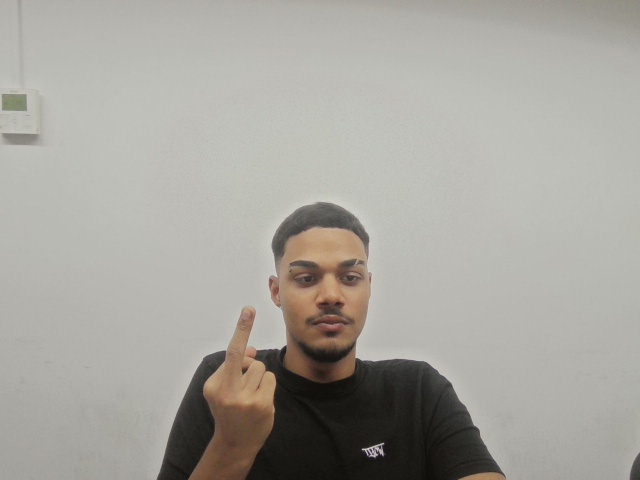
#> input picture projeto_ginasio/dados/faces/1.jpg, 640 x 480 px; its folder holds only this picture in this run
$ python -i fundo.py   (imports and definitions only)
#> lines starting #> are read from the running program, lines starting #| are printed output that depends on the picture
### projeto_ginasio/config.py
import os
import sys

APP_NAME = "FitControl"
MODULO_DIR = os.path.dirname(os.path.abspath(__file__))
PROJECT_ROOT = os.path.dirname(MODULO_DIR)
EXEC_DIR = os.path.dirname(os.path.abspath(sys.executable)) if getattr(sys, "frozen", False) else PROJECT_ROOT
RESOURCE_ROOT = getattr(sys, "_MEIPASS", PROJECT_ROOT)

# Pasta onde ficam os dados graváveis da aplicação
DADOS = (
    os.path.join(EXEC_DIR, "dados")
    if getattr(sys, "frozen", False)
    else os.path.join(MODULO_DIR, "dados")
)
PASTA_ARQUIVOS = os.path.join(DADOS, "arquivos")
PASTA_FACES = os.path.join(DADOS, "faces")
PASTA_CAPTURAS = os.path.join(DADOS, "capturas")
PASTA_VIDEOS = os.path.join(DADOS, "videos")
PASTA_RELATORIOS = os.path.join(DADOS, "relatorios")

for pasta in (DADOS, PASTA_ARQUIVOS, PASTA_FACES, PASTA_CAPTURAS, PASTA_VIDEOS, PASTA_RELATORIOS):
    os.makedirs(pasta, exist_ok=True)

# Caminhos de arquivos JSON (mantidos para compatibilidade durante migração)
ARQUIVO = os.path.join(DADOS, "alunos.json")
ARQUIVO_LOG = os.path.join(DADOS, "logs.txt")
ARQUIVO_PAGAMENTOS = os.path.join(DADOS, "pagamentos.json")
ARQUIVO_PRESENCAS = os.path.join(DADOS, "presencas.json")
ARQUIVO_ALUNOS_EXCLUIDOS = os.path.join(DADOS, "alunos_excluidos.json")
ARQUIVO_FUNCIONARIOS = os.path.join(DADOS, "funcionarios.json")
ARQUIVO_HISTORICO_ACESSOS = os.path.join(DADOS, "historico_acessos.json")

### interface_grafica/constants.py
import customtkinter as ctk

from interface_grafica.utils import ler_preferencia, guardar_preferencia

PLANOS = ["Diário", "Mensal", "Trimestral", "Anual"]
VERSAO = "5.0"


# cores
# ======================================================
_ESCURO = {
    "bg": "#09090c",
    "sidebar": "#0e0e12",
    "surface": "#141419",
    "surface_alt": "#1c1c23",
    "surface_hover": "#23232c",
    "border": "#24242d",
    "border_forte": "#33333e",
    "text": "#f3f3f6",
    "muted": "#8b8b98",
    "subtle": "#5d5d6b",
    "accent": "#3ee59a",
    "accent_hover": "#31cc87",
    "accent_suave": "#15281f",
    "on_accent": "#04120b",
    "magenta": "#ff3d8b",
    "violet": "#8f7cff",
    "amber": "#ffb547",
    "cyan": "#4cc9f0",
    "danger": "#ff5468",
    "danger_hover": "#e8455a",
    "danger_suave": "#2a1418",
    "warning": "#ffb547",
    "input_bg": "#101015",
    "table_alt": "#17171d",
    "table_select": "#1f3329",
    "sombra": "#000000",
    "seg_sel": "#2e2e3a",
}

_CLARO = {
    "bg": "#eeeef2",
    "sidebar": "#f8f8fa",
    "surface": "#ffffff",
    "surface_alt": "#f1f1f5",
    "surface_hover": "#e8e8ee",
    "border": "#e1e1e8",
    "border_forte": "#cfcfd9",
    "text": "#121217",
    "muted": "#6b6b78",
    "subtle": "#a0a0ad",
    "accent": "#0fa968",
    "accent_hover": "#0c9159",
    "accent_suave": "#e2f6ec",
    "on_accent": "#ffffff",
    "magenta": "#e0287a",
    "violet": "#6a55f0",
    "amber": "#d98a00",
    "cyan": "#0a8fb3",
    "danger": "#e5354a",
    "danger_hover": "#c92a3e",
    "danger_suave": "#fde8eb",
    "warning": "#d98a00",
    "input_bg": "#f7f7fa",
    "table_alt": "#f8f8fb",
    "table_select": "#dcf3e7",
    "sombra": "#c9c9d3",
    "seg_sel": "#ffffff",
}

RAIO = 18
RAIO_PEQ = 11

# todos os ficheiros importam este mesmo dicionário, por isso basta
# alterá-lo aqui e reconstruir a interface para mudar de tema
TEMA = {}
_modo = "dark"


def modo_tema():
    return _modo


def escuro():
    return _modo == "dark"


def set_tema(modo):
#> called with modo = 'dark'
    global _modo

    _modo = "light" if modo == "light" else "dark"

    TEMA.clear()
    TEMA.update(_CLARO if _modo == "light" else _ESCURO)
    TEMA["chart"] = [TEMA["accent"], TEMA["magenta"], TEMA["violet"], TEMA["amber"], TEMA["cyan"]]

    ctk.set_appearance_mode(_modo)
#> (this line was passed over: customtkinter is not available in this run)
    guardar_preferencia("tema", _modo)
    return _modo


def alternar_tema():
    return set_tema("light" if _modo == "dark" else "dark")


# [6 lines left out: function misturar, not called in this run]


set_tema(ler_preferencia("tema", "dark"))

### interface_grafica/utils.py
"""Utilitários e configuração de paths para a interface gráfica."""

import json
import os
import subprocess
import sys
import unicodedata

PROJECT_ROOT = os.path.dirname(os.path.dirname(os.path.abspath(__file__)))


# [4 lines left out: function setup_paths, not called in this run]


def sem_acentos(texto):
    texto = unicodedata.normalize("NFKD", str(texto or ""))
    return "".join(caractere for caractere in texto if not unicodedata.combining(caractere)).lower()


# [19 lines left out: functions aluno_por_id, nome_aluno, not called in this run]


def euros(valor):
    texto = f"{float(valor or 0):,.2f}"
    return texto.replace(",", " ").replace(".", ",") + " €"


# [7 lines left out: function iniciais, not called in this run]


def tem_foto(aluno):
    foto = (aluno or {}).get("foto")
    return bool(foto) and foto != "sem_foto" and os.path.exists(foto)


# [7 lines left out: function abrir_ficheiro, not called in this run]


# preferências (tema, menu recolhido)
# ======================================================
def _caminho_preferencias():
    from projeto_ginasio.config import DADOS
    return os.path.join(DADOS, "preferencias.json")


def ler_preferencia(chave, padrao=None):
    try:
        with open(_caminho_preferencias(), "r", encoding="utf-8") as ficheiro:
            return json.load(ficheiro).get(chave, padrao)
    except (OSError, ValueError):
        return padrao


def guardar_preferencia(chave, valor):
#> further down, picture is the input picture: PIL image 640x480 RGB; mean R, G, B 166.3, 163.9, 157.4
    caminho = _caminho_preferencias()
    try:
        with open(caminho, "r", encoding="utf-8") as ficheiro:
            dados = json.load(ficheiro)
    except (OSError, ValueError):
        dados = {}

    dados[chave] = valor
    try:
        with open(caminho, "w", encoding="utf-8") as ficheiro:
            json.dump(dados, ficheiro, indent=2)
    except OSError:
        pass

### interface_grafica/fundo.py
"""Fundo em degradê 'malha' (verde, violeta, azul) por trás das páginas e
superfícies de vidro desfocado.

O Tk não tem transparência entre widgets. Por isso o fundo é uma imagem
única do painel principal e cada zona "transparente" (páginas, barras)
desenha o pedaço do fundo que lhe fica por trás. Assim o degradê parece
contínuo por trás de tudo."""

import math
import random
import tkinter as tk

import customtkinter as ctk
import numpy as np
from PIL import Image, ImageChops, ImageDraw, ImageFilter, ImageTk

from interface_grafica.constants import TEMA, escuro


def _rgb(cor):
    return tuple(int(cor[i:i + 2], 16) for i in (1, 3, 5))


def _hex(rgb):
    return "#%02x%02x%02x" % tuple(int(v) for v in rgb[:3])


# malha de cores
# ======================================================
# [62 lines left out: function malha, not called in this run]


_mascaras = {}


# [27 lines left out: function _mascara_e_contorno, not called in this run]


def fosco(imagem, modo_escuro=None):
    """Versão desfocada e tingida de uma imagem (o 'vidro' sem forma)."""
    if modo_escuro is None:
        modo_escuro = escuro()
    w, h = imagem.size
#> w = 640; h = 480
    pequeno = imagem.convert("RGB").resize((max(w // 6, 1), max(h // 6, 1)), Image.BILINEAR)
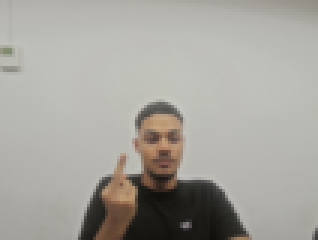
#> pequeno: PIL image 106x80 RGB (shown 3 times larger); mean R, G, B 166.3, 163.9, 157.4
    pequeno = pequeno.filter(ImageFilter.GaussianBlur(5))
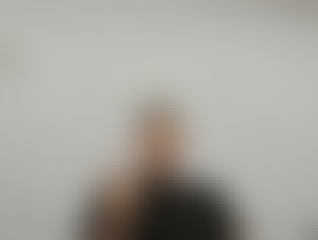
#> pequeno: PIL image 106x80 RGB (shown 3 times larger); mean R, G, B 166.3, 163.8, 157.3
    if modo_escuro:
        pequeno = Image.blend(pequeno, Image.new("RGB", pequeno.size, (14, 15, 19)), 0.58)
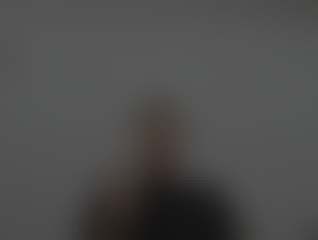
#> pequeno: PIL image 106x80 RGB (shown 3 times larger); mean R, G, B 77.4, 77, 76.6
        pequeno = Image.blend(pequeno, Image.new("RGB", pequeno.size, (255, 255, 255)), 0.035)
    else:
        pequeno = Image.blend(pequeno, Image.new("RGB", pequeno.size, (255, 255, 255)), 0.62)
    return pequeno.resize((w, h), Image.BILINEAR).convert("RGBA")


# [19 lines left out: functions colar_vidro, vidro, not called in this run]


# fundo partilhado pela janela
# ======================================================
class Fundo:
    """Guarda a imagem do fundo do painel e avisa as zonas transparentes."""

    # [16 lines left out: functions __init__, gerar, not called in this run]

    def registar(self, zona):
        self._zonas.append(zona)

    def posicao(self, widget):
        return (widget.winfo_rootx() - self.painel.winfo_rootx(),
                widget.winfo_rooty() - self.painel.winfo_rooty())

    # [17 lines left out: functions recorte, cor_media, not called in this run]


class PainelFundo(tk.Canvas):
    """O painel principal arredondado, com o degradê."""

    # [56 lines left out: functions __init__, _agendar, desenhar, destroy, not called in this run]


class Transparente(tk.Canvas):
    """Zona que mostra o fundo do painel por trás (páginas, barras...).
    Os widgets do customtkinter lá dentro ficam com os cantos da cor certa."""

    # [8 lines left out: function __init__, not called in this run]

    def _get_widget_scaling(self):
        return ctk.ScalingTracker.get_widget_scaling(self)

    # [6 lines left out: function agendar, not called in this run]

    def recorte(self):
        x, y = self.fundo_painel.posicao(self)
        return self.fundo_painel.recorte(x, y, self.winfo_width(), self.winfo_height())

    # [51 lines left out: functions redesenhar, pintar, ajustar_filhos, destroy, not called in this run]

>>> from PIL import Image
>>> picture = Image.open('../projeto_ginasio/dados/faces/1.jpg')
>>> result = fosco(picture)

$ run again, on projeto_ginasio/dados/faces/2.jpg
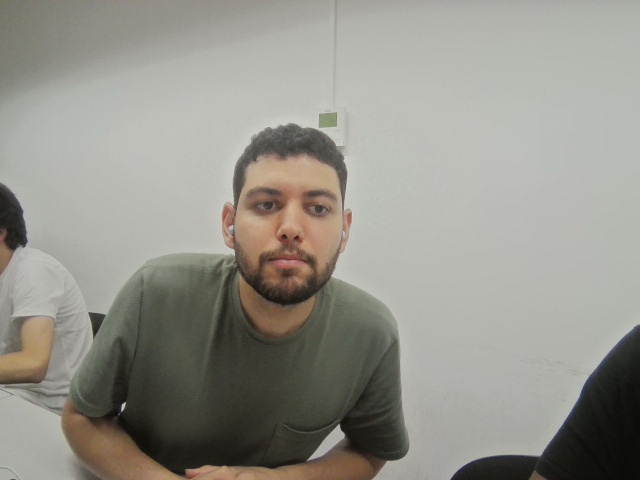
#> input picture projeto_ginasio/dados/faces/2.jpg, 640 x 480 px
#> picture is the input picture: PIL image 640x480 RGB; mean R, G, B 148.8, 147.1, 139
#> in fosco, `pequeno = pequeno.filter(ImageFilter.GaussianBlur(5))`:
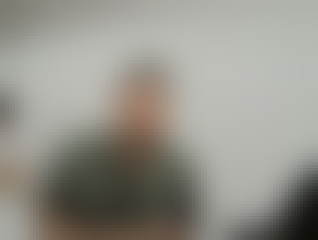
#> pequeno: PIL image 106x80 RGB (shown 3 times larger); mean R, G, B 148.8, 147, 138.9
#> in fosco, `pequeno = Image.blend(pequeno, Image.new("RGB", pequeno.size, (14, 15,..`:
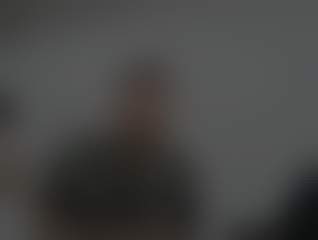
#> pequeno: PIL image 106x80 RGB (shown 3 times larger); mean R, G, B 70.1, 70, 68.9

$ run again, on projeto_ginasio/dados/faces/3.jpg
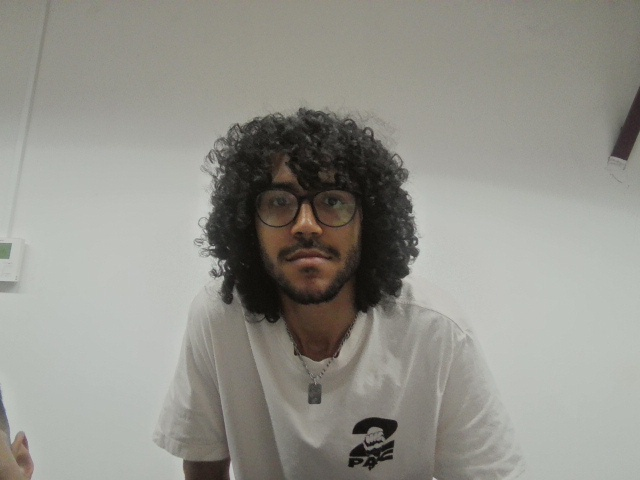
#> input picture projeto_ginasio/dados/faces/3.jpg, 640 x 480 px
#> picture is the input picture: PIL image 640x480 RGB; mean R, G, B 147.7, 146.9, 139.9
#> in fosco, `pequeno = pequeno.filter(ImageFilter.GaussianBlur(5))`:
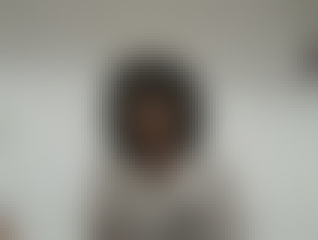
#> pequeno: PIL image 106x80 RGB (shown 3 times larger); mean R, G, B 147.6, 146.7, 139.7
#> in fosco, `pequeno = Image.blend(pequeno, Image.new("RGB", pequeno.size, (14, 15,..`:
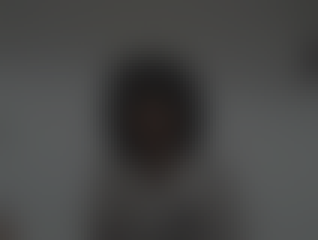
#> pequeno: PIL image 106x80 RGB (shown 3 times larger); mean R, G, B 69.6, 69.8, 69.2
